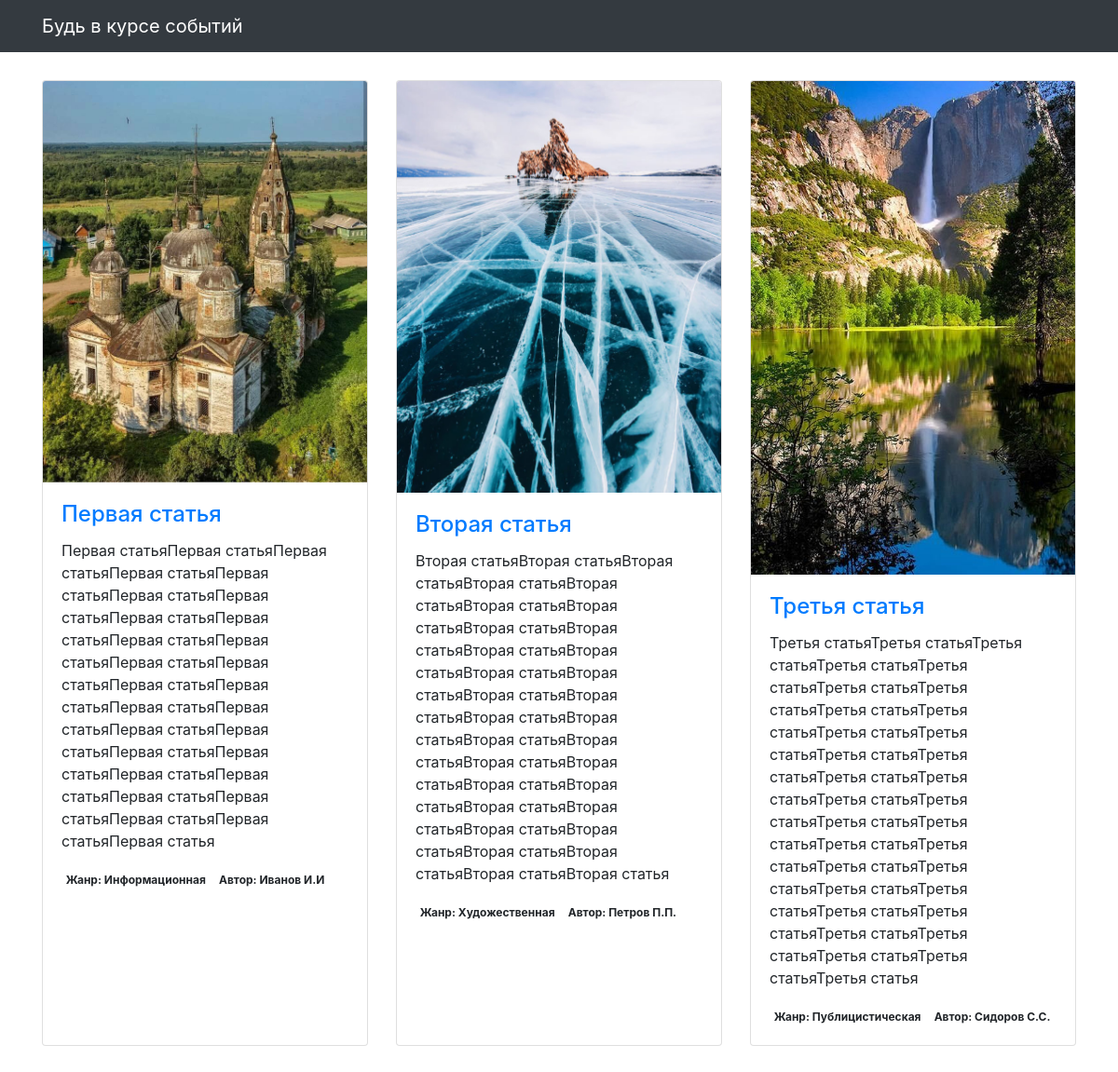
The page / on the database its author committed.
### articles/models.py (models this page shows, shortened)
class Article(models.Model):
    author = models.ForeignKey(Author, on_delete=models.CASCADE)
    genre = models.ForeignKey(Genre, on_delete=models.CASCADE)
    title = models.CharField(max_length=256, verbose_name='Название')
    text = models.TextField(verbose_name='Текст')
    published_at = models.DateTimeField(verbose_name='Дата публикации')
    image = models.ImageField(null=True, blank=True, verbose_name='Изображение',)
    class Meta:
        verbose_name = 'Статья'
        verbose_name_plural = 'Статьи'

class Genre(models.Model):
    name = models.CharField(max_length=256, verbose_name='Название')
    class Meta:
        verbose_name = 'Жанр'
        verbose_name_plural = 'Жанры'
    def __str__(self):
        return self.name

class Author(models.Model):
    name = models.CharField(max_length=256, verbose_name='Имя')
    phone = models.CharField(max_length=256, verbose_name='Телефон')
    class Meta:
        verbose_name = 'Автор'
        verbose_name_plural = 'Авторы'
    def __str__(self):
        return self.name

### articles/views.py (the view)
# urls.py: path('', ArticleListView.as_view()),
class ArticleListView(ListView):
    template_name = 'articles/news.html'
    model = Article
    ordering = '-published_at'
    def get_queryset(self):
        return Article.objects.all().prefetch_related('author', 'genre')

### templates/articles/news.html (shortened to what this page needs)
{% extends "articles/base.html" %}
{% load static %}
{% block content %}
<div class="row">
  {% for article in object_list %}
  <div class="col-lg-4 col-sm-6 portfolio-item">
    <div class="card h-100">
      <a href="#"><img class="card-img-top" src="{% get_media_prefix %}{{ article.image }}" alt=""></a>
      <div class="card-body">
        <h4 class="card-title">
          <a href="#">{{ article.title }}</a>
        </h4>
        <p class="card-text">{{ article.text }}</p>
        <span class="badge">Жанр: {{ article.genre }}</span>
        <span class="badge">Автор: {{ article.author }}</span>
      </div>
    </div>
  </div>
  {% endfor %}
</div>
{% endblock %}

### templates/articles/base.html (shortened to what this page needs)
<!DOCTYPE html>
{% load static %}
<html>
  <head>
    <link href="{% static  "css/bootstrap.min.css"  %}" rel="stylesheet">
    <link href="{% static  "css/3-col-portfolio.css" %}" rel="stylesheet">
  </head>
  <body>
    <nav class="navbar navbar-expand-lg navbar-dark bg-dark fixed-top">
      <div class="container">
        <a class="navbar-brand" href="#">Будь в курсе событий</a>
      </div>
    </nav>
    <div class="container">{% block content %}{% endblock %}</div>
  </body>
</html>

### static/css/3-col-portfolio.css (style rules this page uses)
body { padding-top: 84px; padding-bottom: 84px; }
@media (min-width: 992px) { body { padding-top: 86px; padding-bottom: 86px; } }

### rows shown on the page
Article: image (picture), title "Первая статья", text "Первая статьяПервая статьяПервая статьяПервая статьяПервая статьяПервая статьяПервая статьяПервая статьяПервая статьяПервая статьяПервая статьяПервая статьяПервая статьяПервая статьяПервая статьяПервая статьяПервая статьяПервая статьяПервая статьяПервая статьяПервая статьяПервая статьяПервая статьяПервая статьяПервая статьяПервая статьяПервая статьяПервая статья", genre "Информационная", author "Иванов И.И"
Article: image (picture), title "Вторая статья", text "Вторая статьяВторая статьяВторая статьяВторая статьяВторая статьяВторая статьяВторая статьяВторая статьяВторая статьяВторая статьяВторая статьяВторая статьяВторая статьяВторая статьяВторая статьяВторая статьяВторая статьяВторая статьяВторая статьяВторая статьяВторая статьяВторая статьяВторая статьяВторая статьяВторая статьяВторая статьяВторая статьяВторая статьяВторая статьяВторая статьяВторая статья", genre "Художественная", author "Петров П.П."
Article: image (picture), title "Третья статья", text "Третья статьяТретья статьяТретья статьяТретья статьяТретья статьяТретья статьяТретья статьяТретья статьяТретья статьяТретья статьяТретья статьяТретья статьяТретья статьяТретья статьяТретья статьяТретья статьяТретья статьяТретья статьяТретья статьяТретья статьяТретья статьяТретья статьяТретья статьяТретья статьяТретья статьяТретья статьяТретья статьяТретья статьяТретья статьяТретья статьяТретья статьяТретья статья", genre "Публицистическая", author "Сидоров С.С."
